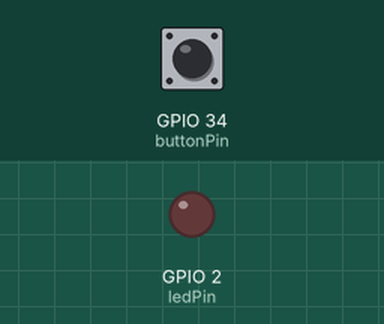
Simulated run of this program. Board: ESP32. Shown: output pins drawn as LEDs (lit = HIGH). The inputs (shaded band) are chosen by the test bench; at power-on: GPIO 34 (buttonPin) HIGH. What the program prints to the serial monitor is not drawn.

Above: at 1.2 s.
1.3 s: GPIO 34 (buttonPin) pulled LOW for 0.15 s
At 1.4 s:
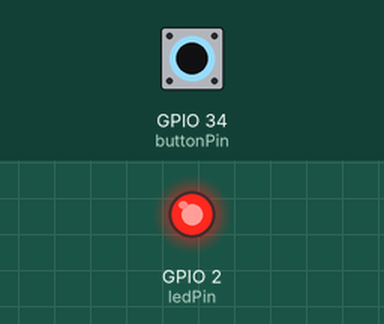
3.0 s: GPIO 34 (buttonPin) pulled LOW for 3.2 s
At 6.8 s:
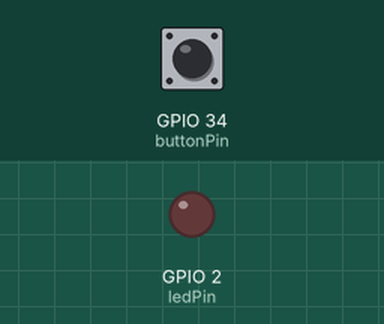
Timing chart, 0 to 8.3 s (numbered marks = the images above; inputs shaded):
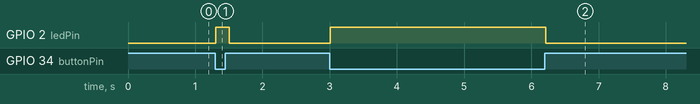

Measured:
- after the input at 1.3 s, GPIO 2 (ledPin): LOW → HIGH at once, → LOW 0.20 s later
- after the input at 3.0 s, GPIO 2 (ledPin): LOW → HIGH at once, → LOW 3.2 s later

The program:

main.cpp
```cpp
#include <Arduino.h>

const int buttonPin = 34;  // 푸시버튼 연결 핀
const int ledPin = 2;      // LED 연결 핀

void setup() {
  Serial.begin(115200);
  pinMode(buttonPin, INPUT_PULLUP);  // 내부 풀업 저항 활성화
  pinMode(ledPin, OUTPUT);
}

void loop() {
  // 버튼 상태 읽기 (풀업 저항으로 인해 눌렸을 때 LOW)
  int buttonState = digitalRead(buttonPin);

  // 버튼 상태에 따라 LED 제어
  if (buttonState == LOW) {
    digitalWrite(ledPin, HIGH);  // 버튼이 눌렸을 때 LED 켜기
    Serial.println("버튼 눌림 - LED ON");
  } else {
    digitalWrite(ledPin, LOW);   // 버튼이 떼어졌을 때 LED 끄기
    Serial.println("버튼 떼어짐 - LED OFF");
  }

  delay(100);  // 짧은 지연으로 디바운싱 효과 부분 적용
}
```
